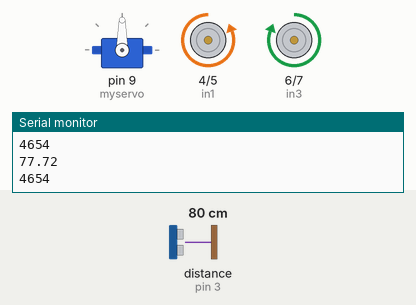
Simulated run of this sketch. Board: Arduino Uno, built with avr-gcc and run on an emulated ATmega328P. On the bench: servo, motor-driver pin pairs drawn as motors (green arrow = first pin HIGH = forward, orange = second pin HIGH = backward, longer = more drive), the last lines printed to the serial monitor. Wiring (inferred from the names in the program): ultrasonic range finder: trigger pin 2; echo pin 3. Inputs (shaded band) come from the test bench; at power-on: distance to the obstacle (sensor on pin 3) 80 cm. The echo pulse lasts 58.3 µs per cm.

Above: at 1.2 s.
1.3 s: distance to the obstacle (sensor on pin 3) set to 56 cm
2.8 s: distance to the obstacle (sensor on pin 3) set to 48 cm
At 3.6 s:
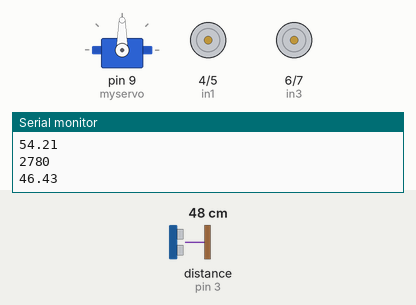
At 4.28 s:
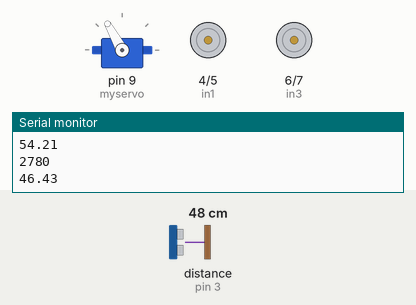
Timing chart, 0 to 14.8 s (numbered marks = the images above; inputs shaded):
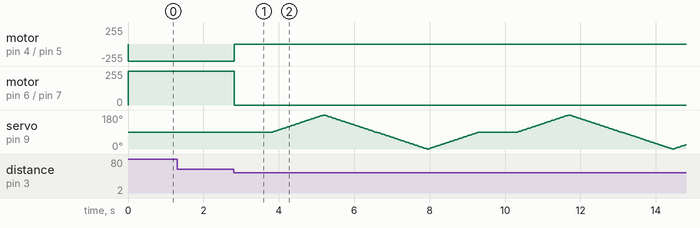

The sketch:

obstacleavoidingbot.ino
```cpp
//pin connections

#define in1 4
#define in2 5
#define in3 6
#define in4 7
#define trig 2
#define echo 3

#include <Servo.h>

Servo myservo;

int duration=0;
int pos = 0;
void setup() {
  pinMode(in1,OUTPUT);
  pinMode(in2,OUTPUT);
  pinMode(in3,OUTPUT);
  pinMode(in4,OUTPUT);
  pinMode(trig,OUTPUT);
  pinMode(echo,INPUT);
  Serial.begin(9600);
    myservo.attach(9);
}

  float distance1=0;
float distance2=0;

void loop() {
 /* digitalWrite(trig,HIGH);
  delayMicroseconds(40);
  digitalWrite(trig,LOW);

int duration=pulseIn(echo,HIGH);
Serial.println(duration);
float distance=.0167*duration;
Serial.print("distance is ");
Serial.println(distance);
Serial.println(" cm");
forward();
if(distance<=5)
{
  backward();
}
*/
float distance0=dist();
Serial.println(distance0);

forward();

if(distance0<=50)
{
  stopp();
  delay(1000);

for (pos = 90; pos <= 180; pos += 1)
{ // goes from 0 degrees to 180 degrees
    // in steps of 1 degree
    myservo.write(pos);
    delay(15);


   // waits 15ms for the servo to reach the position
  }distance1=dist();
  for (pos = 180; pos >= 90; pos -=1)
{
    myservo.write(pos);
    delay(15);

   // waits 15ms for the servo to reach the position
  }distance0=dist();
  for (pos = 90; pos >= 0; pos -=1)
{
    myservo.write(pos);
    delay(15);

   // waits 15ms for the servo to reach the position
}distance2=dist();
   for (pos = 0; pos <=90; pos+=1) { // goes from 180 degrees to 0 degrees
    myservo.write(pos);
    delay(15);
   }
  if(distance0>60)
  {
    forward();
    delay(200);
  }
else if(distance1>distance2)
   {
    left();
    delay(200);
   }
   else if(distance1<distance2)
   {
    right();
    delay(200);
   }


}
}

void forward() {
  digitalWrite(in1,0);
  digitalWrite(in2,1);
  digitalWrite(in3,1);
  digitalWrite(in4,0);
}
/*void backward() {
  digitalWrite(in1,1);
  digitalWrite(in2,0);
  digitalWrite(in3,0);
  digitalWrite(in4,1);
}*/
void left()
{
  digitalWrite(in1,0);
  digitalWrite(in2,1);
  digitalWrite(in3,0);
  digitalWrite(in4,0);
}
void right()
{
  digitalWrite(in1,0);
  digitalWrite(in2,0);
  digitalWrite(in3,1);
  digitalWrite(in4,0);
}

void stopp(){

   digitalWrite(in1,0);
  digitalWrite(in2,0);
  digitalWrite(in3,0);
  digitalWrite(in4,0);

  }
float dist()
{
  digitalWrite(trig,HIGH);
      delayMicroseconds(40);
  digitalWrite(trig,LOW);

 duration=pulseIn(echo,HIGH);
Serial.println(duration);
float distance=.0167*duration;
return distance;
}
```

Measured:
- the behaviour switches between 52 and 51 cm on distance to the obstacle (sensor on pin 3) (found by bisection; images 0 and 1)
